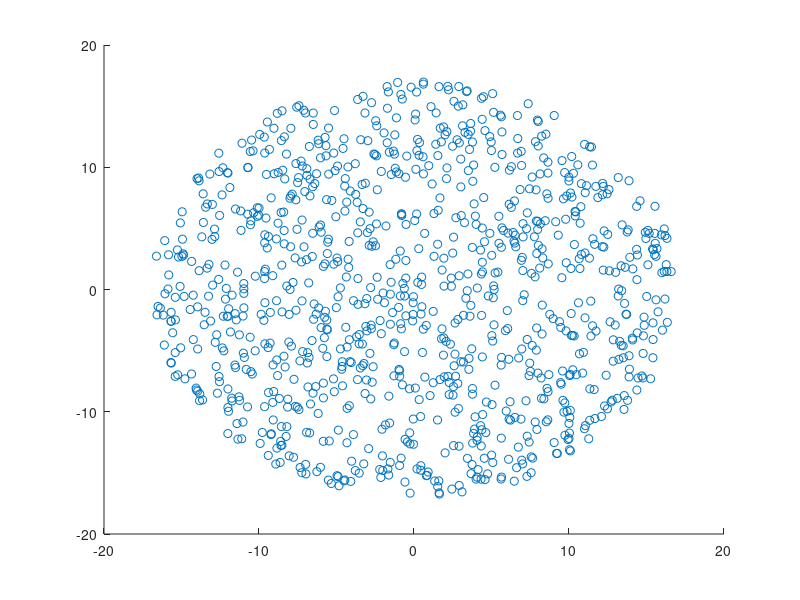

This figure's MATLAB source: (Note: this script raises an error after producing the figure.)
num = 1000;
radius = 17;
%{
angle = rand(num, 1) * 2* pi;
distance = rand(num, 1) * radius;
xs = cos(angle).* distance;
ys = sin(angle).* distance;
%}

t = 2*pi*rand(num, 1);
u = rand(num, 1)+rand(num, 1);
r = zeros(num, 1);
r(u>1) = 2-u(u>1);
r(u<=1) = u(u<=1);
xs = r.*cos(t)*radius;
ys = r.*sin(t)*radius;

[q1,q2] = meshgrid(1:num,1:num);
idxs = [q1(:) q2(:)];
dists = sqrt((xs(idxs(:,1))-xs(idxs(:,2))).^2 + (ys(idxs(:,1))-ys(idxs(:,2))).^2);

figure(1);
scatter(xs, ys);
figure(2);
histogram(dists);

xs = 0:35;
ys = exp(-0.0000015*xs.^4);
%ys = exp(-0.0001*xs.^3);
figure(3);
plot(xs, ys);

        
        %{
        if false
            for cidx=8:8
                num = 200;
                radius = 70;
                t = 2*pi*rand(num, 1);
                u = rand(num, 1)+rand(num, 1);
                r = zeros(num, 1);
                r(u>1) = 2-u(u>1);
                r(u<=1) = u(u<=1);
                xs2 = r.*cos(t)*radius;
                ys2 = r.*sin(t)*radius;
                dists = sqrt(xs2.^2+ys2.^2);
                xs2 = [0; xs2];
                ys2 = [0; ys2];
                boxes2 = [xs2-half_size, ys2-half_size, xs2+half_size, ys2+half_size];
                idxsSameAll2 = zeros(num, 2);
                idxsSameAll2(:,1) = 2:num+1;
                idxsSameAll2(:,2) = 1;
                [featSame2,~,~,~] = get_spatial_features_same_img(boxes2,idxsSameAll2);
                lab2 = zeros(size(featSame2, 1), 1);
                feat_norm2 = getFeatNorm(featSame2,rcnn_model.training_opts(cidx).X_min,rcnn_model.training_opts(cidx).X_max);
                % compute pairwise prob
                ex2 = sparse(double(feat_norm2));
                [~,~,prob] = predict(lab2, ex2, rcnn_model.log_reg(cidx), '-b 1');
                figure(40+cidx);
                scatter(dists, prob(:,1));
                xs = 0:radius;
                %ys = exp(-0.0000015*xs.^4);
                ys = 1./(1+exp(0.2*xs-7.5));
                figure(5);
                plot(xs, ys);
            end
            pause;
        end
        %}